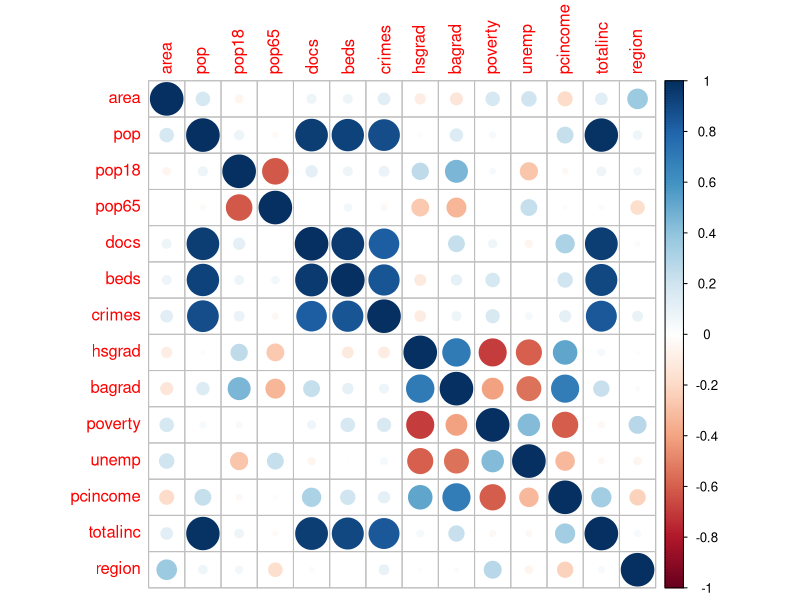

Write the R code that produced this figure.
## ---- chunk 1
library(tidyverse)
library(corrplot)
## ---- chunk 2
cdi_df = read.csv("data/cdi.csv")

cdi_cor = cdi_df %>% 
  select(-id,-cty,-state)
  
## ---- chunk 3
cdi.cor = cor(cdi_cor)
corrplot(cdi.cor)
